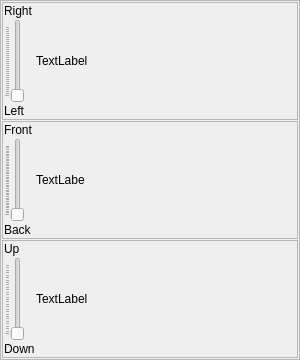
     <widget class="QFrame" name="frame_60">
      <property name="sizePolicy">
       <sizepolicy hsizetype="Preferred" vsizetype="Preferred">
        <horstretch>0</horstretch>
        <verstretch>0</verstretch>
       </sizepolicy>
      </property>
      <property name="minimumSize">
       <size>
        <width>280</width>
        <height>0</height>
       </size>
      </property>
      <property name="frameShape">
       <enum>QFrame::StyledPanel</enum>
      </property>
      <property name="frameShadow">
       <enum>QFrame::Raised</enum>
      </property>
      <layout class="QVBoxLayout" name="verticalLayout">
       <property name="spacing">
        <number>1</number>
       </property>
       <property name="leftMargin">
        <number>1</number>
       </property>
       <property name="topMargin">
        <number>1</number>
       </property>
       <property name="rightMargin">
        <number>1</number>
       </property>
       <property name="bottomMargin">
        <number>1</number>
       </property>
       <item>
        <widget class="QFrame" name="frame_4">
         <property name="minimumSize">
          <size>
           <width>278</width>
           <height>0</height>
          </size>
         </property>
         <property name="frameShape">
          <enum>QFrame::StyledPanel</enum>
         </property>
         <property name="frameShadow">
          <enum>QFrame::Raised</enum>
         </property>
         <layout class="QHBoxLayout" name="horizontalLayout_4">
          <property name="spacing">
           <number>1</number>
          </property>
          <property name="leftMargin">
           <number>1</number>
          </property>
          <property name="topMargin">
           <number>1</number>
          </property>
          <property name="rightMargin">
           <number>1</number>
          </property>
          <property name="bottomMargin">
           <number>1</number>
          </property>
          <item>
           <layout class="QVBoxLayout" name="verticalLayout_13">
            <item alignment="Qt::AlignLeft">
             <widget class="QLabel" name="label_2">
              <property name="text">
               <string>Right</string>
              </property>
             </widget>
            </item>
            <item>
             <widget class="QSlider" name="XSlider">
              <property name="maximum">
               <number>173</number>
              </property>
              <property name="orientation">
               <enum>Qt::Vertical</enum>
              </property>
              <property name="tickPosition">
               <enum>QSlider::TicksAbove</enum>
              </property>
              <property name="tickInterval">
               <number>5</number>
              </property>
             </widget>
            </item>
            <item alignment="Qt::AlignLeft">
             <widget class="QLabel" name="label_3">
              <property name="text">
               <string>Left</string>
              </property>
             </widget>
            </item>
           </layout>
          </item>
          <item>
           <widget class="QLabel" name="Xpiclabel">
            <property name="sizePolicy">
             <sizepolicy hsizetype="Preferred" vsizetype="Preferred">
              <horstretch>0</horstretch>
              <verstretch>0</verstretch>
             </sizepolicy>
            </property>
            <property name="minimumSize">
             <size>
              <width>260</width>
              <height>0</height>
             </size>
            </property>
            <property name="maximumSize">
             <size>
              <width>16777215</width>
              <height>16777215</height>
             </size>
            </property>
            <property name="text">
             <string>TextLabel</string>
            </property>
           </widget>
          </item>
         </layout>
        </widget>
       </item>
       <item>
        <widget class="QFrame" name="frame_5">
         <property name="minimumSize">
          <size>
           <width>278</width>
           <height>0</height>
          </size>
         </property>
         <property name="frameShape">
          <enum>QFrame::StyledPanel</enum>
         </property>
         <property name="frameShadow">
          <enum>QFrame::Raised</enum>
         </property>
         <layout class="QHBoxLayout" name="horizontalLayout_3">
          <property name="spacing">
           <number>1</number>
          </property>
          <property name="leftMargin">
           <number>1</number>
          </property>
          <property name="topMargin">
           <number>1</number>
          </property>
          <property name="rightMargin">
           <number>1</number>
          </property>
          <property name="bottomMargin">
           <number>1</number>
          </property>
          <item>
           <layout class="QVBoxLayout" name="verticalLayout_17">
            <item alignment="Qt::AlignLeft">
             <widget class="QLabel" name="label_5">
              <property name="text">
               <string>Front</string>
              </property>
             </widget>
            </item>
            <item>
             <widget class="QSlider" name="YSlider">
              <property name="maximum">
               <number>212</number>
              </property>
              <property name="orientation">
               <enum>Qt::Vertical</enum>
              </property>
              <property name="tickPosition">
               <enum>QSlider::TicksAbove</enum>
              </property>
              <property name="tickInterval">
               <number>5</number>
              </property>
             </widget>
            </item>
            <item alignment="Qt::AlignLeft">
             <widget class="QLabel" name="label_4">
              <property name="text">
               <string>Back</string>
              </property>
             </widget>
            </item>
           </layout>
          </item>
          <item>
           <widget class="QLabel" name="Ypiclabel">
            <property name="minimumSize">
             <size>
              <width>260</width>
              <height>0</height>
             </size>
            </property>
            <property name="text">
             <string>TextLabe</string>
            </property>
           </widget>
          </item>
         </layout>
        </widget>
       </item>
       <item>
        <widget class="QFrame" name="frame_6">
         <property name="minimumSize">
          <size>
           <width>278</width>
           <height>0</height>
          </size>
         </property>
         <property name="frameShape">
          <enum>QFrame::StyledPanel</enum>
         </property>
         <property name="frameShadow">
          <enum>QFrame::Raised</enum>
         </property>
         <layout class="QHBoxLayout" name="horizontalLayout_2">
          <property name="spacing">
           <number>1</number>
          </property>
          <property name="leftMargin">
           <number>1</number>
          </property>
          <property name="topMargin">
           <number>1</number>
          </property>
          <property name="rightMargin">
           <number>1</number>
          </property>
          <property name="bottomMargin">
           <number>1</number>
          </property>
          <item>
           <layout class="QVBoxLayout" name="verticalLayout_18">
            <item alignment="Qt::AlignLeft">
             <widget class="QLabel" name="label_7">
              <property name="text">
               <string>Up</string>
              </property>
             </widget>
            </item>
            <item>
             <widget class="QSlider" name="ZSlider">
              <property name="maximum">
               <number>142</number>
              </property>
              <property name="orientation">
               <enum>Qt::Vertical</enum>
              </property>
              <property name="tickPosition">
               <enum>QSlider::TicksAbove</enum>
              </property>
              <property name="tickInterval">
               <number>5</number>
              </property>
             </widget>
            </item>
            <item alignment="Qt::AlignLeft">
             <widget class="QLabel" name="label_9">
              <property name="text">
               <string>Down</string>
              </property>
             </widget>
            </item>
           </layout>
          </item>
          <item>
           <widget class="QLabel" name="Zpiclabel">
            <property name="minimumSize">
             <size>
              <width>260</width>
              <height>0</height>
             </size>
            </property>
            <property name="text">
             <string>TextLabel</string>
            </property>
           </widget>
          </item>
         </layout>
        </widget>
       </item>
      </layout>
     </widget>
